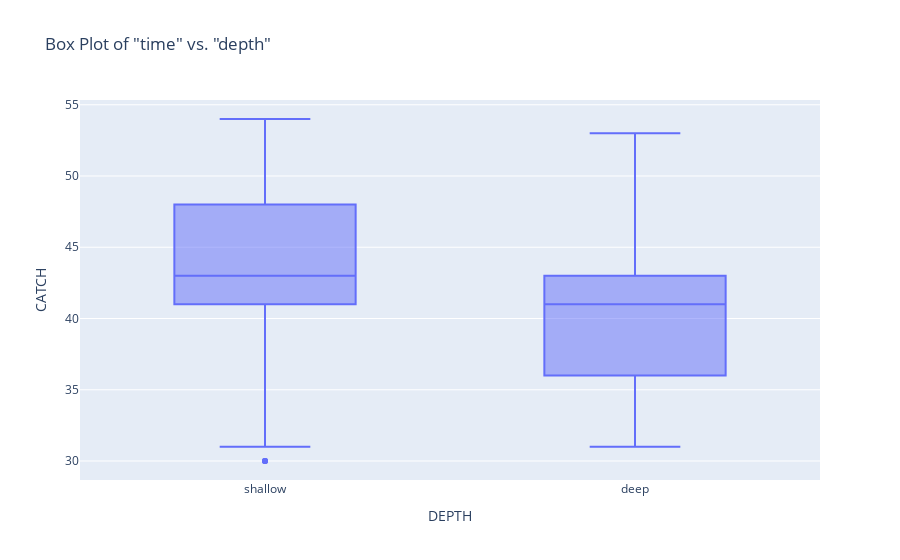

The cell this chart's notebook holds for it:
### Code cell
fig = px.box(df_new, x='DEPTH', y='CATCH', title='Box Plot of "time" vs. "depth"')
fig.show()

### Figure 1 — Plotly figure (JSON) as saved in the notebook; plotly's stock layout.template omitted (floating-point values rounded to 4 significant figures; data arrays with more than 128 entries replaced by an {"elided": "..."} marker saying what was removed)
{"data": [{"alignmentgroup": "True", "hovertemplate": "DEPTH=%{x}<br>CATCH=%{y}<extra></extra>", "legendgroup": "", "marker": {"color": "#636efa"}, "name": "", "notched": false, "offsetgroup": "", "orientation": "v", "showlegend": false, "type": "box", "x": {"elided": "152 str values"}, "x0": " ", "xaxis": "x", "y": {"elided": "152 int values"}, "y0": " ", "yaxis": "y"}], "layout": {"boxmode": "group", "legend": {"tracegroupgap": 0}, "title": {"text": "Box Plot of \"time\" vs. \"depth\""}, "xaxis": {"anchor": "y", "domain": [0, 1], "title": {"text": "DEPTH"}}, "yaxis": {"anchor": "x", "domain": [0, 1], "title": {"text": "CATCH"}}}}
